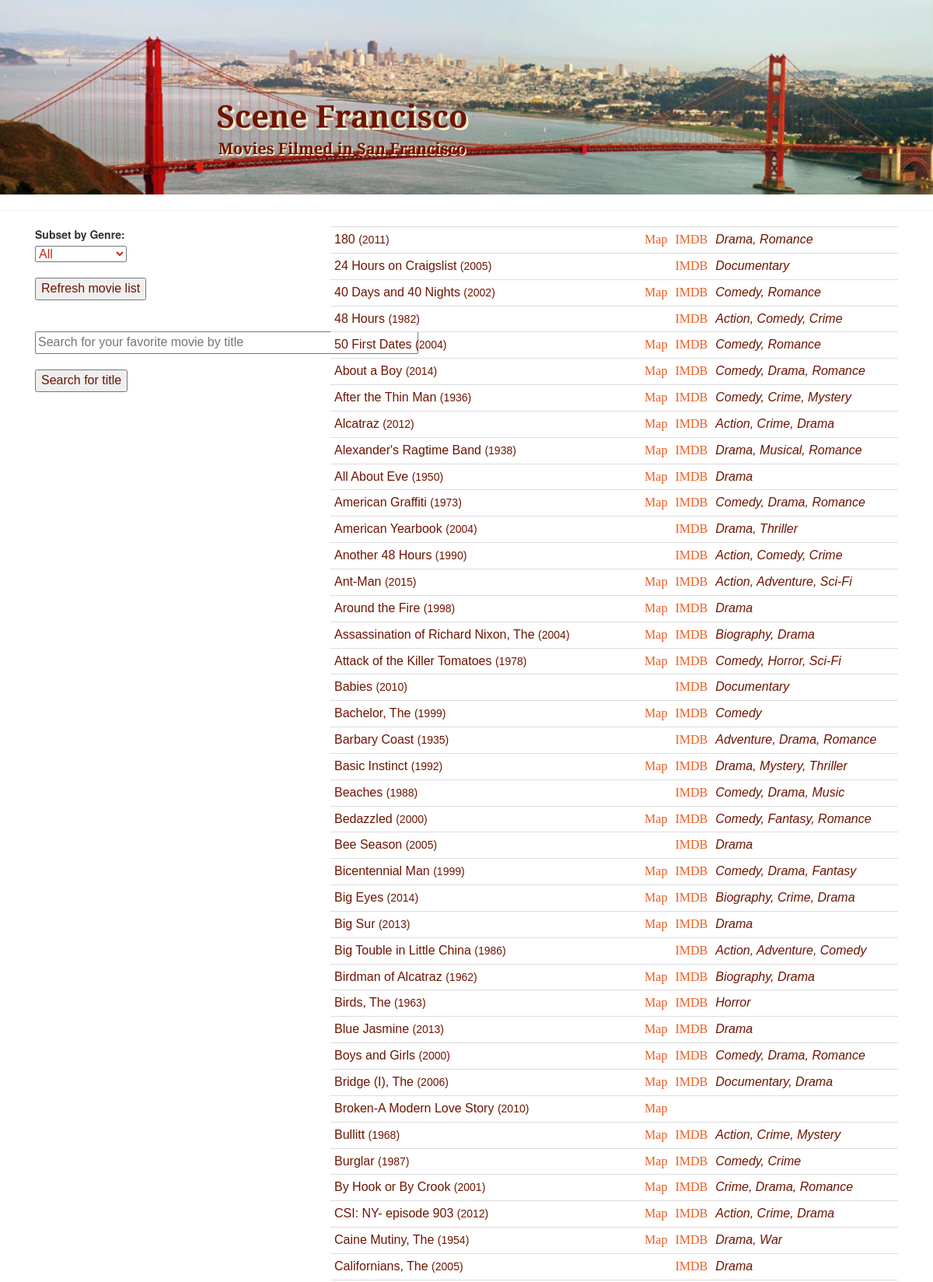
The page / (upper part) on the database its author committed.
### model.py (models this page shows, shortened)
class Movie(db.Model):
    __tablename__ = "movies"
    movie_id = db.Column(db.Integer, primary_key=True)
    movie_title = db.Column(db.String(100), nullable=False)
    release_year = db.Column(db.Integer)
    production_company = db.Column(db.String(50))
    director_id = db.Column(db.Integer, db.ForeignKey('directors.director_id'))
    movie_writers = db.Column(db.String(50))
    movie_distributor = db.Column(db.String(50))
    imdb_id = db.Column(db.String(9))
    imdb_url = db.Column(db.String(60))
    image_url = db.Column(db.String(75))
    genre = db.Column(db.String(20))
    plot = db.Column(db.Text)
    director_rel = db.relationship('Director',
                           backref=db.backref('movies', order_by=movie_id)
                           )
    actors = db.relationship('Actor',
                        secondary='movie_actors',
                        backref='movies')

### server.py (the view, shortened to what this page needs)
@app.route('/')
def movie_list():
    user_genre = None
    title_search = None
    if 'genre' in request.args:
        user_genre = request.args['genre']
        if user_genre == 'All':
            movies = Movie.query.order_by(Movie.movie_title).all()
        else:
            movies = Movie.query.filter(Movie.genre.like("%" + user_genre + "%"))\
                .order_by(Movie.movie_title)\
                .all()
    else:
        movies = Movie.query.order_by(Movie.movie_title).all()
    return render_template("movie_list.html", movies=movies, genre=user_genre)

### templates/movie_list.html (shortened to what this page needs)
{% extends 'base.html' %}
{% block subhead %}
<div id="list_header">
  <br><br><br>
<p id="list_page_head">Scene Francisco</p>
<p id="list_page_subhead">Movies Filmed in San Francisco</p>
</div>
{% endblock %}
{% block content %}
  <div class="container">
    <div class="col-sm-4">
      <form id="genre_search" action="/">
        <label for="genre">Subset by Genre:</label>
        <br>
          <select name="genre" id="genre">
            <option value="All">All</option>
          </select>
      </form>
      <br>
      <form action="/">
        <input type="submit" class="submit_button"value="Refresh movie list">
        <br><br><br>
        <input type="text" name="title_search" id="title_search" placeholder="Search for your favorite movie by title" size="50">
        <br><br>
        <input type="submit" class="submit_button"value="Search for title">
      </form>
      </div>
      <div class="col-sm-8">
        <table class="table table-condensed">
          <thead>
            <tbody>
            {% for movie in movies %}
            <tr>
              <td>
                <span class="movie_title"> {{ movie.movie_title }}
                </span>
                <span class="release_year"> ({{ movie.release_year}})
                </span>
              </td>
              <td>
                {% if movie.locations %}
                  <a class="map_link" href="/{{ movie.movie_id }}">Map</a>
                {% endif %}
              </td>
              <td>
                {% if movie.imdb_url %}
                  <a class="imdb_link" href="{{ movie.imdb_url }}" target="_blank">IMDB</a>
                {% endif %}
              </td>
              <td>
                {% if movie.genre %}
                  <span class="genres_for_a_movie">
                    {{ movie.genre }}
                  </span>
                {% endif %}
              </td>
            </tr>
            {% endfor %}
            </tbody>
          </thead>
        </table>
      </div>
  </div>
{% endblock %}

### static/scenefrancisco.css (style rules this page uses)
#genre { color: #C12C16; font-size: 16px; font-family: 'merriweather-sans', sans-serif; }
#title_search { color: #C12C16; font-size: 16px; font-family: 'merriweather-sans', sans-serif; }
.submit_button { color: #6F1402; font-size: 16px; font-family: 'merriweather-sans', sans-serif; }
.movie_title { color: #6F1402; font-size: 16px; font-family: 'merriweather-sans', sans-serif; }
.release_year { color: #6F1402; font-size: 14px; font-family: 'merriweather-sans', sans-serif; }
.map_link { color: #EE5C21; font-size: 16px; font-family: 'merriweather-sans', serif; }
.imdb_link { color: #EE5C21; font-size: 16px; font-family: 'merriweather-sans', serif; }
.genres_for_a_movie { color: #6F1402; font-size: 16px; font-style: italic; font-family: 'merriweather-sans', sans-serif; }
#list_header { height: 250px; background-image: url("/static/images/scenefranciscoheader_crop.jpg"); width: 100%; background-size: cover; background-repeat: no-repeat; background-color: #ccc; }
#list_page_head { font-family: 'merriweather', sans-serif; font-size: 40px; font-weight: bold; text-align: center; color: #6F1402; text-shadow: 3px 3px #FFF0C9; width: 400px; margin: 5% 35% 0% 20%; }
#list_page_subhead { font: 20px 'merriweather', serif; font-weight: bold; text-align: center; color: #6F1402; text-shadow: 1.5px 1.5px #FFF0C9; width: 400px; margin: 0.0% 35% 15% 20%; }

### rows shown on the page
Movie: movie_title "180", release_year "2011", genre "Drama, Romance"
Movie: movie_title "24 Hours on Craigslist", release_year "2005", genre "Documentary"
Movie: movie_title "40 Days and 40 Nights", release_year "2002", genre "Comedy, Romance"
Movie: movie_title "48 Hours", release_year "1982", genre "Action, Comedy, Crime"
Movie: movie_title "50 First Dates", release_year "2004", genre "Comedy, Romance"
Movie: movie_title "About a Boy", release_year "2014", genre "Comedy, Drama, Romance"
Movie: movie_title "After the Thin Man", release_year "1936", genre "Comedy, Crime, Mystery"
Movie: movie_title "Alcatraz", release_year "2012", genre "Action, Crime, Drama"
Movie: movie_title "Alexander's Ragtime Band", release_year "1938", genre "Drama, Musical, Romance"
Movie: movie_title "All About Eve", release_year "1950", genre "Drama"
Movie: movie_title "American Graffiti", release_year "1973", genre "Comedy, Drama, Romance"
Movie: movie_title "American Yearbook", release_year "2004", genre "Drama, Thriller"
Movie: movie_title "Another 48 Hours", release_year "1990", genre "Action, Comedy, Crime"
Movie: movie_title "Ant-Man", release_year "2015", genre "Action, Adventure, Sci-Fi"
Movie: movie_title "Around the Fire", release_year "1998", genre "Drama"
Movie: movie_title "Assassination of Richard Nixon, The", release_year "2004", genre "Biography, Drama"
Movie: movie_title "Attack of the Killer Tomatoes", release_year "1978", genre "Comedy, Horror, Sci-Fi"
Movie: movie_title "Babies", release_year "2010", genre "Documentary"
Movie: movie_title "Bachelor, The", release_year "1999", genre "Comedy"
Movie: movie_title "Barbary Coast", release_year "1935", genre "Adventure, Drama, Romance"
Movie: movie_title "Basic Instinct", release_year "1992", genre "Drama, Mystery, Thriller"
Movie: movie_title "Beaches", release_year "1988", genre "Comedy, Drama, Music"
Movie: movie_title "Bedazzled", release_year "2000", genre "Comedy, Fantasy, Romance"
Movie: movie_title "Bee Season", release_year "2005", genre "Drama"
Movie: movie_title "Bicentennial Man", release_year "1999", genre "Comedy, Drama, Fantasy"
Movie: movie_title "Big Eyes", release_year "2014", genre "Biography, Crime, Drama"
Movie: movie_title "Big Sur", release_year "2013", genre "Drama"
Movie: movie_title "Big Touble in Little China", release_year "1986", genre "Action, Adventure, Comedy"
Movie: movie_title "Birdman of Alcatraz", release_year "1962", genre "Biography, Drama"
Movie: movie_title "Birds, The", release_year "1963", genre "Horror"
Movie: movie_title "Blue Jasmine", release_year "2013", genre "Drama"
Movie: movie_title "Boys and Girls", release_year "2000", genre "Comedy, Drama, Romance"
Movie: movie_title "Bridge (I), The", release_year "2006", genre "Documentary, Drama"
Movie: movie_title "Broken-A Modern Love Story", release_year "2010"
Movie: movie_title "Bullitt", release_year "1968", genre "Action, Crime, Mystery"
Movie: movie_title "Burglar", release_year "1987", genre "Comedy, Crime"
Movie: movie_title "By Hook or By Crook", release_year "2001", genre "Crime, Drama, Romance"
Movie: movie_title "CSI: NY- episode 903", release_year "2012", genre "Action, Crime, Drama"
Movie: movie_title "Caine Mutiny, The", release_year "1954", genre "Drama, War"
Movie: movie_title "Californians, The", release_year "2005", genre "Drama"
